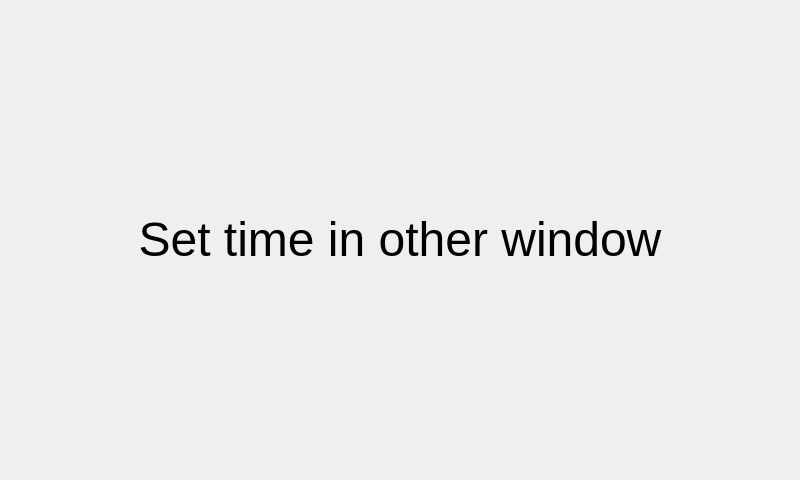
<?xml version="1.0" encoding="UTF-8"?>
<ui version="4.0">
 <class>ReceiveTime</class>
 <widget class="QDialog" name="ReceiveTime">
  <property name="geometry">
   <rect>
    <x>0</x>
    <y>0</y>
    <width>800</width>
    <height>480</height>
   </rect>
  </property>
  <property name="windowTitle">
   <string>Dialog</string>
  </property>
  <widget class="QLabel" name="label">
   <property name="geometry">
    <rect>
     <x>0</x>
     <y>0</y>
     <width>800</width>
     <height>480</height>
    </rect>
   </property>
   <property name="text">
    <string>&lt;html&gt;&lt;head/&gt;&lt;body&gt;&lt;p align=&quot;center&quot;&gt;&lt;span style=&quot; font-size:36pt;&quot;&gt;Set time in other window&lt;/span&gt;&lt;/p&gt;&lt;/body&gt;&lt;/html&gt;</string>
   </property>
  </widget>
 </widget>
 <resources/>
 <connections/>
</ui>
